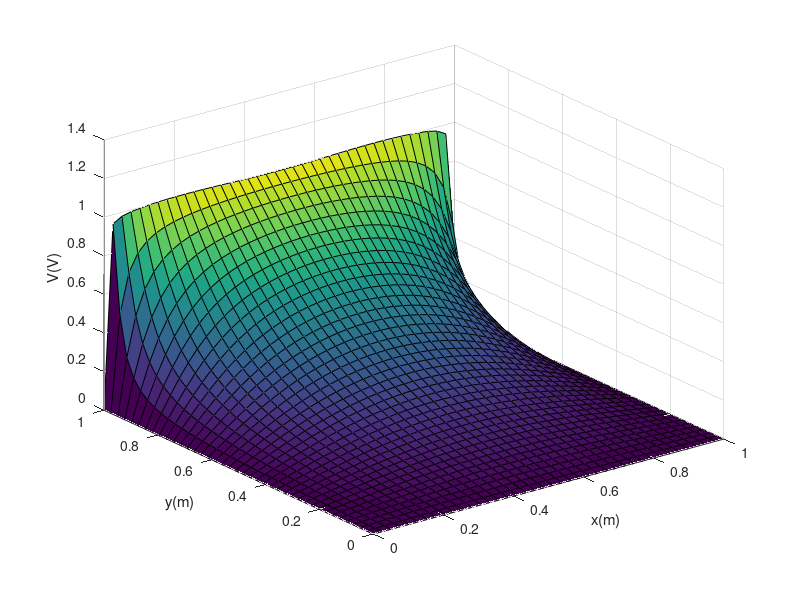
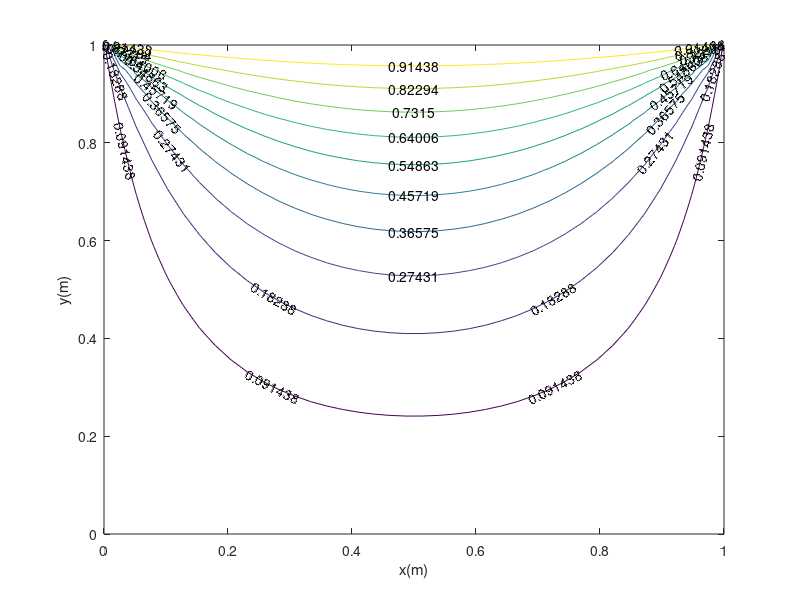
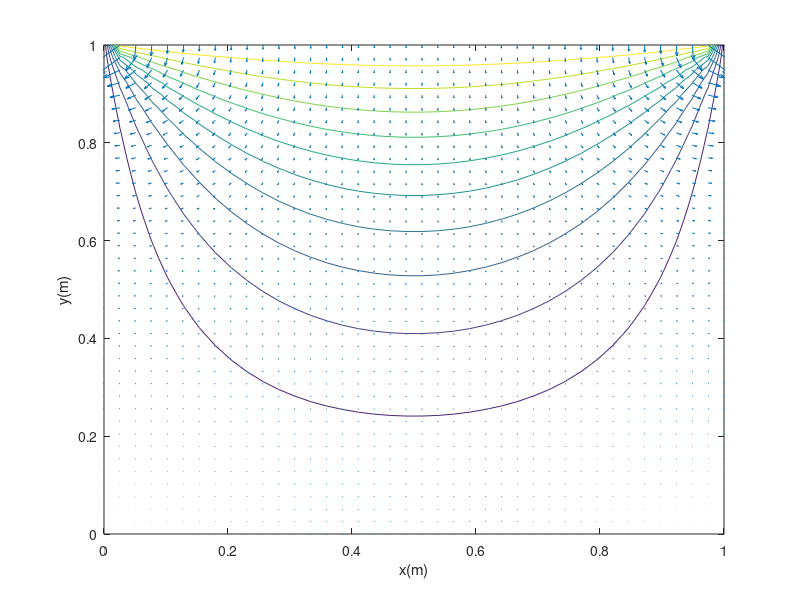

Here is the MATLAB script that generated these plots, in order:
NumberOfXPlottingPoints=40; %number of plotting points along the x axis
NumberOfYPlottingPoints=40; %number of plotting points along the y axis
Positive_infinite=160;%use a finite number to replace positive infinite
V=zeros(NumberOfYPlottingPoints,NumberOfXPlottingPoints);% the matrix used to store the voltages at plotting points
PlotXmin=0; %lowest x value on the plot plane
PlotXmax=1; %maximum x value on the plot plane
PlotYmin=0; %lowest y value on the plot plane
PlotYmax=1; %maximum y value on the plot plane
PlotStepX= (PlotXmax-PlotXmin)/(NumberOfXPlottingPoints-1);%plotting step in the x direction
PlotStepY=(PlotYmax-PlotYmin)/(NumberOfYPlottingPoints-1); %plotting step in the y direction
[xmesh,ymesh] = meshgrid(PlotXmin:PlotStepX:PlotXmax,PlotYmin:PlotStepY:PlotYmax);
for j=1:NumberOfYPlottingPoints %repeat for all plot points in the y direction
 for i=1:NumberOfXPlottingPoints %repeat for all plot points in the x direction
 xplot=PlotXmin+(i-1)*PlotStepX;%x coordinate of current plotting point
 yplot=PlotYmin+(j-1)*PlotStepY;%y coordinate of current plotting point
 for n=1:Positive_infinite
 V(j,i)=V(j,i)+(2-2*(-1)^n)*sinh(n*pi*yplot)*sin(n*pi*xplot)/(n*pi*sinh(n*pi));%get the voltage contribution
 end
 end
end
surf(xmesh,ymesh,V);%obtain the surface figure
xlabel('x(m)');% label x
ylabel('y(m)');% label y
zlabel('V(V)');% label z
figure;
[C,h] = contour(xmesh,ymesh,V);%obtain the contour figure
set(h,'ShowText','on','TextStep',get(h,'LevelStep'));%label the contour
xlabel('x(m)');% label x
ylabel('y(m)');% label y
figure;
contour(xmesh,ymesh,V); [px,py] = gradient(V);
hold on,quiver(xmesh,ymesh,-px,-py,3),hold off,%obtain the electric field map by using E=-Gradient(V)
xlabel('x(m)');% label x
ylabel('y(m)');% label 